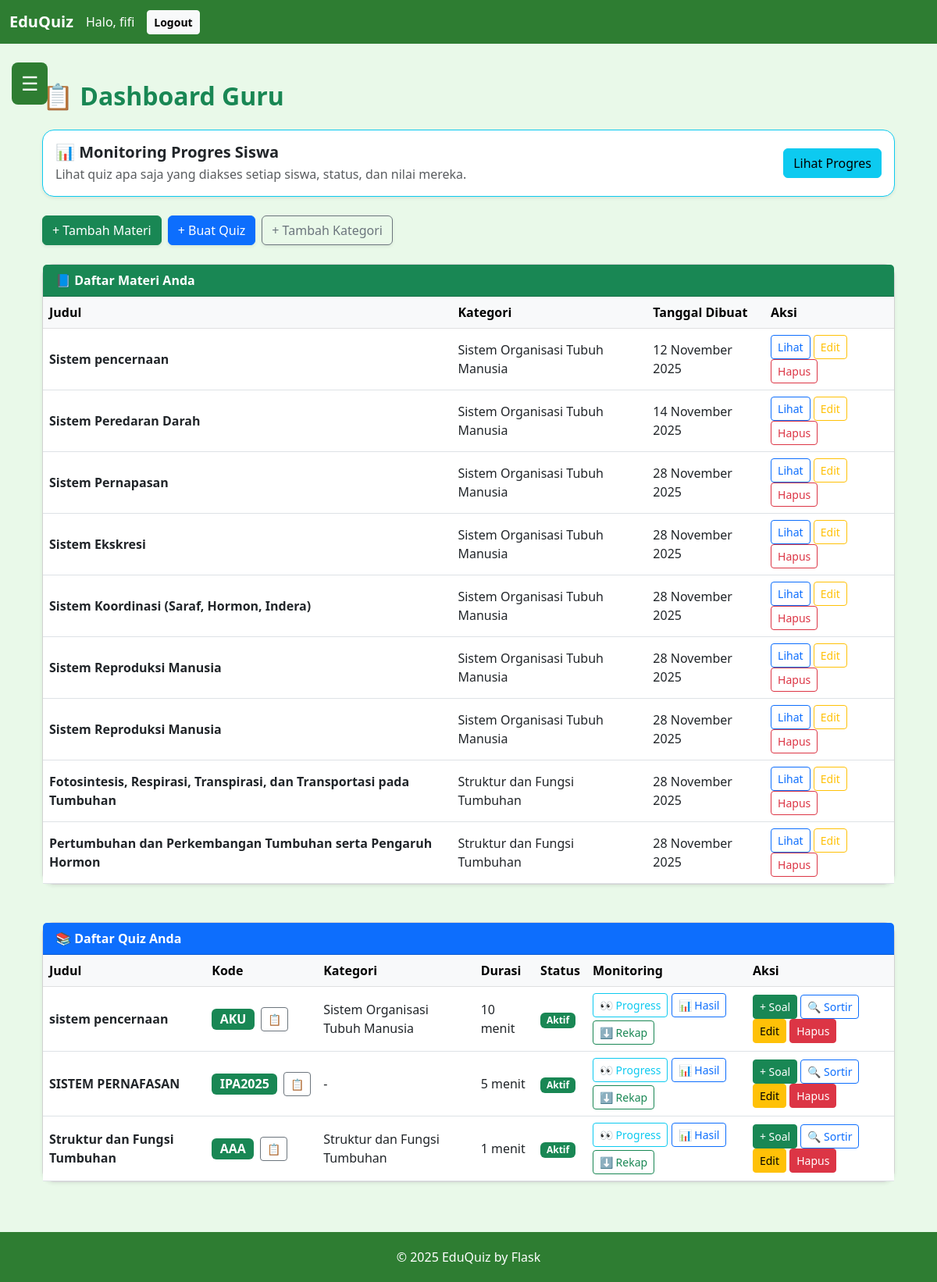
Screenshot of /teacher/dashboard (signed in) with the database file from the repository.
### models.py (models this page shows)
class User(UserMixin, db.Model):
    __tablename__ = 'user'
    id = db.Column(db.Integer, primary_key=True)
    username = db.Column(db.String(64), unique=True, nullable=False, index=True)
    email = db.Column(db.String(120), unique=True, index=True)
    password_hash = db.Column(db.String(128))
    role = db.Column(db.Enum(Role), default=Role.student)
    created_at = db.Column(db.DateTime, default=datetime.utcnow)
    materials = db.relationship('Material', backref='author', lazy=True)
    quizzes = db.relationship('Quiz', backref='creator', lazy=True)
    submissions = db.relationship('Submission', backref='user', lazy=True)

class Material(db.Model):
    __tablename__ = 'material'
    id = db.Column(db.Integer, primary_key=True)
    title = db.Column(db.String(256), nullable=False)
    content = db.Column(db.Text)
    video_url = db.Column(db.String(512))
    image_filename = db.Column(db.String(256))
    category_id = db.Column(db.Integer, db.ForeignKey('category.id'))
    created_by = db.Column(db.Integer, db.ForeignKey('user.id'))
    created_at = db.Column(db.DateTime, default=datetime.utcnow)

class Category(db.Model):
    __tablename__ = 'category'
    id = db.Column(db.Integer, primary_key=True)
    name = db.Column(db.String(128), nullable=False, unique=True)
    materials = db.relationship('Material', backref='category', lazy=True)
    quizzes = db.relationship('Quiz', backref='category', lazy=True)

class Quiz(db.Model):
    __tablename__ = 'quiz'
    id = db.Column(db.Integer, primary_key=True)
    title = db.Column(db.String(256), nullable=False)
    description = db.Column(db.Text)
    code = db.Column(db.String(20), unique=True, nullable=False)  # KODE MASUK QUIZ
    duration = db.Column(db.Integer, default=600)  # DALAM DETIK
    published = db.Column(db.Boolean, default=False)  # ✅ fixed
    subject = db.Column(db.String(100))
    created_at = db.Column(db.DateTime, default=db.func.now())
    created_by = db.Column(db.Integer, db.ForeignKey('user.id'))
    category_id = db.Column(db.Integer, db.ForeignKey('category.id'))
    questions = db.relationship(
        "Question",
        back_populates="quiz",
        lazy=True,
        cascade="all, delete-orphan"
    )
    submissions = db.relationship(
        'Submission',
        backref='quiz',
        lazy=True,
        cascade="all, delete-orphan"
    )

### app.py (the view)
    @app.route("/teacher/dashboard")
    @login_required
    def teacher_dashboard():
        if current_user.role != Role.teacher:
            flash("Akses ditolak.")
            return redirect(url_for("index"))
        quizzes = Quiz.query.filter_by(created_by=current_user.id).all()
        categories = Category.query.all()
        materials = Material.query.filter_by(created_by=current_user.id).all()
        return render_template(
            "teacher/dashboard.html",
            quizzes=quizzes,
            categories=categories,
            materials=materials
        )

### templates/teacher/dashboard.html (shortened to what this page needs)
{% extends 'base.html' %}
{% block content %}
<div class="container py-4">
  <h2 class="text-success fw-bold mb-4">📋 Dashboard Guru</h2>
  <div class="card shadow-sm mb-4 border-info">
    <div class="card-body d-flex justify-content-between align-items-center">
      <div>
        <h5 class="fw-bold mb-1">📊 Monitoring Progres Siswa</h5>
        <p class="text-muted mb-0">
          Lihat quiz apa saja yang diakses setiap siswa, status, dan nilai mereka.
        </p>
      </div>
      <a href="{{ url_for('teacher_students') }}" class="btn btn-info">
        Lihat Progres
      </a>
    </div>
  </div>
  <div class="d-flex flex-wrap gap-2 mb-4">
    <a href="{{ url_for('create_material') }}" class="btn btn-success shadow-sm">+ Tambah Materi</a>
    <a href="{{ url_for('create_quiz') }}" class="btn btn-primary shadow-sm">+ Buat Quiz</a>
    <a href="{{ url_for('create_category') }}" class="btn btn-outline-secondary shadow-sm">+ Tambah Kategori</a>
  </div>
  <div class="card shadow-sm mb-5">
    <div class="card-header bg-success text-white fw-bold">
      📘 Daftar Materi Anda
    </div>
    <div class="card-body p-0">
      <div class="table-responsive">
        <table class="table table-hover align-middle mb-0">
          <thead class="table-light">
            <tr>
              <th>Judul</th>
              <th>Kategori</th>
              <th>Tanggal Dibuat</th>
              <th>Aksi</th>
            </tr>
          </thead>
          <tbody>
            {% if materials %}
              {% for m in materials %}
              <tr>
                <td class="fw-semibold">{{ m.title }}</td>
                <td>{{ m.category.name if m.category else '-' }}</td>
                <td>{{ m.created_at.strftime('%d %B %Y') if m.created_at else '-' }}</td>
                <td>
                  <a href="{{ url_for('view_material', material_id=m.id) }}" class="btn btn-sm btn-outline-primary">Lihat</a>
                  <a href="{{ url_for('edit_material', material_id=m.id) }}" class="btn btn-sm btn-outline-warning">Edit</a>
                  <form action="{{ url_for('delete_material', material_id=m.id) }}"
                        method="post"
                        class="d-inline"
                        onsubmit="return confirm('Yakin ingin menghapus materi ini?')">
                    <button class="btn btn-sm btn-outline-danger">Hapus</button>
                  </form>
                </td>
              </tr>
              {% endfor %}
            {% else %}
              <tr>
                <td colspan="4" class="text-center text-muted py-3">Belum ada materi.</td>
              </tr>
            {% endif %}
          </tbody>
        </table>
      </div>
    </div>
  </div>
  <div class="card shadow-sm">
    <div class="card-header bg-primary text-white fw-bold">
      📚 Daftar Quiz Anda
    </div>
    <div class="card-body p-0">
      <div class="table-responsive">
        <table class="table table-hover align-middle mb-0">
          <thead class="table-light">
            <tr>
              <th>Judul</th>
              <th>Kode</th>
              <th>Kategori</th>
              <th>Durasi</th>
              <th>Status</th>
              <th>Monitoring</th>
              <th>Aksi</th>
            </tr>
          </thead>
          <tbody>
          {% if quizzes %}
            {% for quiz in quizzes %}
            <tr>
              <td class="fw-semibold">{{ quiz.title }}</td>
              <td>
                <div class="d-flex align-items-center">
                  <span id="code-{{ quiz.id }}" class="badge bg-success fs-6">{{ quiz.code }}</span>
                  <button class="btn btn-sm btn-outline-secondary ms-2"
                          onclick="copyCode('{{ quiz.id }}')">
                    📋
                  </button>
                </div>
              </td>
              <td>{{ quiz.category.name if quiz.category else '-' }}</td>
              <td>{{ (quiz.duration // 60) if quiz.duration else '-' }} menit</td>
              <td>
                {% if quiz.published %}
                  <span class="badge bg-success">Aktif</span>
                {% else %}
                  <a href="{{ url_for('publish_quiz', quiz_id=quiz.id) }}"
                     class="btn btn-sm btn-outline-success">
                    Publish
                  </a>
                {% endif %}
              </td>
              <td>
                <a href="{{ url_for('quiz_progress', quiz_id=quiz.id) }}"
                   class="btn btn-sm btn-outline-info mb-1">
                  👀 Progress
                </a>
                <a href="{{ url_for('quiz_results', quiz_id=quiz.id) }}"
                   class="btn btn-sm btn-outline-primary mb-1">
                  📊 Hasil
                </a>
                <a href="{{ url_for('download_quiz_result', quiz_id=quiz.id) }}"
                   class="btn btn-sm btn-outline-success">
                  ⬇ Rekap
                </a>
              </td>
              <td>
                <a href="{{ url_for('add_question', quiz_id=quiz.id) }}"
                   class="btn btn-sm btn-success">+ Soal</a>
                <a href="{{ url_for('quiz_select_questions', quiz_id=quiz.id) }}"
                   class="btn btn-sm btn-outline-primary">🔍 Sortir</a>
                <a href="{{ url_for('edit_quiz', quiz_id=quiz.id) }}"
                   class="btn btn-sm btn-warning">Edit</a>
                <form action="{{ url_for('delete_quiz', quiz_id=quiz.id) }}"
                      method="post"
                      class="d-inline"
                      onsubmit="return confirm('Yakin ingin menghapus quiz ini?')">
                  <button class="btn btn-sm btn-danger">Hapus</button>
                </form>
              </td>
            </tr>
            {% endfor %}
          {% else %}
            <tr>
              <td colspan="7" class="text-center text-muted py-3">
                Belum ada quiz.
              </td>
            </tr>
          {% endif %}
          </tbody>
        </table>
      </div>
    </div>
  </div>
</div>
{% endblock %}

### templates/base.html (shortened to what this page needs)
<!DOCTYPE html>
<html lang="id">
<head>
  <link href="https://cdn.jsdelivr.net/npm/bootstrap@5.3.0/dist/css/bootstrap.min.css" rel="stylesheet">
</head>
<body>
  <nav class="navbar navbar-expand-lg navbar-dark">
    <div class="container-fluid">
      <a class="navbar-brand fw-bold" href="{{ url_for('index') }}">EduQuiz</a>
      <div class="collapse navbar-collapse" id="navMenu">
        <div class="d-flex align-items-center">
          {% if current_user.is_authenticated %}
            <span class="navbar-text me-3">
              Halo, {{ current_user.username }}
            </span>
            <a href="{{ url_for('logout') }}" class="btn btn-light btn-sm fw-bold">
              Logout
            </a>
          {% else %}
            <a href="{{ url_for('login') }}" class="btn btn-light btn-sm me-2">Login</a>
            <a href="{{ url_for('register') }}" class="btn btn-success btn-sm">Register</a>
          {% endif %}
        </div>
      </div>
    </div>
  </nav>
  <button id="hamburgerBtn">☰</button>
  <div class="container mt-4">
    {% block content %}{% endblock %}
  </div>
  <footer>© 2025 EduQuiz by Flask</footer>
</body>
</html>

### templates/base.html (style rules this page uses)
body { background-color: #e9f9e9; }
.navbar { background-color: #2e7d32 !important; }
.navbar-brand, .nav-link, .navbar-text { color: #fff !important; font-weight: 500; }
.card { border-radius: 15px; box-shadow: 0 3px 8px rgba(0,0,0,0.1); }
footer { margin-top: 40px; padding: 20px; text-align: center; background-color: #2e7d32; color: white; }
#hamburgerBtn { position: fixed; top: 80px; left: 15px; z-index: 1000; background: #2e7d32; border: none; color: white; font-size: 25px; padding: 8px 12px; border-radius: 8px; }

### rows the page displays
User: username "fifi"
Material: title "Sistem pencernaan", category "Sistem Organisasi Tubuh Manusia", created_at "12 November 2025"
Material: title "Sistem Peredaran Darah", category "Sistem Organisasi Tubuh Manusia", created_at "14 November 2025"
Material: title "Sistem Pernapasan", category "Sistem Organisasi Tubuh Manusia", created_at "28 November 2025"
Material: title "Sistem Ekskresi", category "Sistem Organisasi Tubuh Manusia", created_at "28 November 2025"
Material: title "Sistem Koordinasi (Saraf, Hormon, Indera)", category "Sistem Organisasi Tubuh Manusia", created_at "28 November 2025"
Material: title "Sistem Reproduksi Manusia", category "Sistem Organisasi Tubuh Manusia", created_at "28 November 2025"
Material: title "Sistem Reproduksi Manusia", category "Sistem Organisasi Tubuh Manusia", created_at "28 November 2025"
Material: title "Fotosintesis, Respirasi, Transpirasi, dan Transportasi pada Tumbuhan", category "Struktur dan Fungsi Tumbuhan", created_at "28 November 2025"
Material: title "Pertumbuhan dan Perkembangan Tumbuhan serta Pengaruh Hormon", category "Struktur dan Fungsi Tumbuhan", created_at "28 November 2025"
Quiz: title "sistem pencernaan", code "AKU", category "Sistem Organisasi Tubuh Manusia", duration "10", published "Aktif"
Quiz: title "SISTEM PERNAFASAN", code "IPA2025", category "-", duration "5", published "Aktif"
Quiz: title "Struktur dan Fungsi Tumbuhan", code "AAA", category "Struktur dan Fungsi Tumbuhan", duration "1", published "Aktif"
